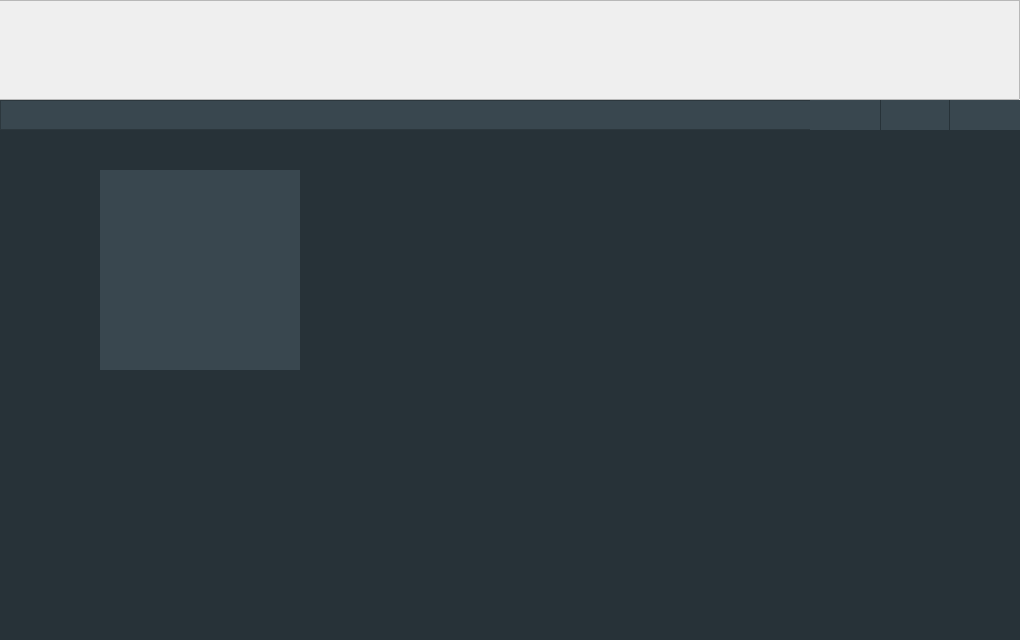
<?xml version="1.0" encoding="UTF-8"?>
<ui version="4.0">
 <class>myfonts</class>
 <widget class="QWidget" name="myfonts">
  <property name="geometry">
   <rect>
    <x>0</x>
    <y>0</y>
    <width>1020</width>
    <height>640</height>
   </rect>
  </property>
  <property name="windowTitle">
   <string>Form</string>
  </property>
  <property name="styleSheet">
   <string notr="true">QPushButton#sortByPopularity {
	image: url(:/assets/icons/sortByPopularity.png);
}
QPushButton#sortByPopularity:hover {
	image: url(:/assets/icons/sortByPopularityACTIVE.png);
}

QPushButton#sortByName {
	image: url(:/assets/icons/sortByName.png);
}
QPushButton#sortByName:hover {
	image: url(:/assets/icons/sortByNameACTIVE.png);
}

QPushButton#sortByDate {
	image: url(:/assets/icons/sortByDate.png);
}
QPushButton#sortByDate:hover {
	image: url(:/assets/icons/sortByDateACTIVE.png);
}

QPushButton#addNewFolderIcon { image: url(:/assets/icons/addNewFolder.png);}
QPushButton#addNewFolderIcon:hover { image: url(:/assets/icons/addNewFolderHOVER.png);}

QListView::item{padding-left: 50px}</string>
  </property>
  <widget class="QFrame" name="toolsArea">
   <property name="geometry">
    <rect>
     <x>-260</x>
     <y>0</y>
     <width>1280</width>
     <height>100</height>
    </rect>
   </property>
   <property name="styleSheet">
    <string notr="true">border-bottom: 1px solid rgb(39, 50, 56);</string>
   </property>
   <property name="frameShape">
    <enum>QFrame::StyledPanel</enum>
   </property>
   <property name="frameShadow">
    <enum>QFrame::Raised</enum>
   </property>
  </widget>
  <widget class="QFrame" name="widgetsPanel">
   <property name="geometry">
    <rect>
     <x>0</x>
     <y>100</y>
     <width>1020</width>
     <height>30</height>
    </rect>
   </property>
   <property name="styleSheet">
    <string notr="true">background-color: rgb(57, 71, 79);
color: #f5f5f5;
border-left: 1px solid rgb(39, 50, 56);</string>
   </property>
   <property name="frameShape">
    <enum>QFrame::StyledPanel</enum>
   </property>
   <property name="frameShadow">
    <enum>QFrame::Raised</enum>
   </property>
   <widget class="QPushButton" name="sortByPopularity">
    <property name="geometry">
     <rect>
      <x>810</x>
      <y>0</y>
      <width>70</width>
      <height>30</height>
     </rect>
    </property>
    <property name="toolTip">
     <string>&lt;html&gt;&lt;head/&gt;&lt;body&gt;&lt;p&gt;Sort by popularity&lt;/p&gt;&lt;/body&gt;&lt;/html&gt;</string>
    </property>
    <property name="whatsThis">
     <string>&lt;html&gt;&lt;head/&gt;&lt;body&gt;&lt;p&gt;Sort by folder popularity&lt;/p&gt;&lt;/body&gt;&lt;/html&gt;</string>
    </property>
    <property name="styleSheet">
     <string notr="true">border:none;</string>
    </property>
    <property name="text">
     <string/>
    </property>
   </widget>
   <widget class="QPushButton" name="sortByDate">
    <property name="geometry">
     <rect>
      <x>950</x>
      <y>0</y>
      <width>70</width>
      <height>30</height>
     </rect>
    </property>
    <property name="toolTip">
     <string>&lt;html&gt;&lt;head/&gt;&lt;body&gt;&lt;p&gt;Sort by date&lt;/p&gt;&lt;/body&gt;&lt;/html&gt;</string>
    </property>
    <property name="styleSheet">
     <string notr="true">border:none;</string>
    </property>
    <property name="text">
     <string/>
    </property>
   </widget>
   <widget class="QPushButton" name="sortByName">
    <property name="geometry">
     <rect>
      <x>880</x>
      <y>0</y>
      <width>70</width>
      <height>30</height>
     </rect>
    </property>
    <property name="toolTip">
     <string>&lt;html&gt;&lt;head/&gt;&lt;body&gt;&lt;p&gt;Sort by name&lt;/p&gt;&lt;/body&gt;&lt;/html&gt;</string>
    </property>
    <property name="styleSheet">
     <string notr="true">border-left: 1px solid rgb(39, 50, 56);
border-right: 1px solid rgb(39, 50, 56);

border-top:none;
border-bottom:none;</string>
    </property>
    <property name="text">
     <string/>
    </property>
   </widget>
  </widget>
  <widget class="QListWidget" name="listWidget">
   <property name="geometry">
    <rect>
     <x>0</x>
     <y>130</y>
     <width>1020</width>
     <height>510</height>
    </rect>
   </property>
   <property name="styleSheet">
    <string notr="true">background-color: rgb(39, 50, 56); border: none; color: #f5f5f5;</string>
   </property>
  </widget>
  <widget class="QWidget" name="addNewFolder" native="true">
   <property name="geometry">
    <rect>
     <x>100</x>
     <y>170</y>
     <width>200</width>
     <height>200</height>
    </rect>
   </property>
   <property name="styleSheet">
    <string notr="true">background-color: rgb(57, 71, 79);
color: #f5f5f5;
border: none;</string>
   </property>
   <widget class="QPushButton" name="addNewFolderIcon">
    <property name="geometry">
     <rect>
      <x>65</x>
      <y>65</y>
      <width>70</width>
      <height>70</height>
     </rect>
    </property>
    <property name="text">
     <string/>
    </property>
   </widget>
  </widget>
  <zorder>listWidget</zorder>
  <zorder>toolsArea</zorder>
  <zorder>widgetsPanel</zorder>
  <zorder>addNewFolder</zorder>
 </widget>
 <resources/>
 <connections/>
</ui>
